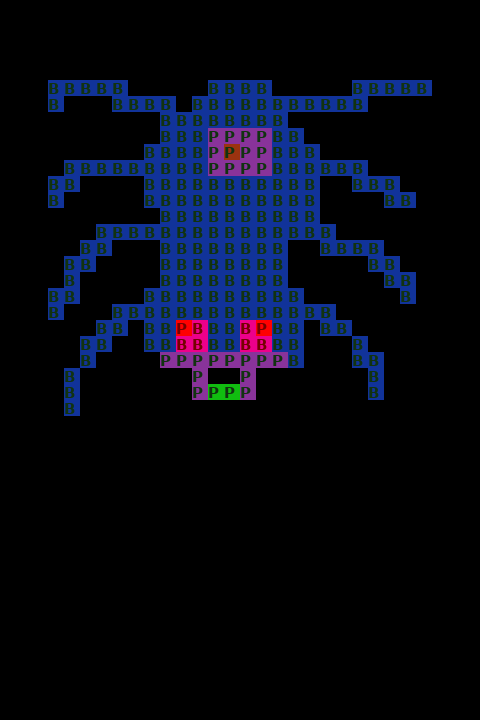

This is a level from a 2D game, rendered from its Tiled map with the project's own tilesets. A one-line summary and the map file follow, with tile-layer data summarised:
An orthogonal 30x45 tile map with 16x16 px tiles, 3 tile layers (block_behaviors, power_ups, blocks), 3 tilesets.

<map version="1.0" tiledversion="1.1.4" orientation="orthogonal" renderorder="right-down" width="30" height="45" tilewidth="16" tileheight="16" infinite="0" nextobjectid="1">
 <tileset firstgid="1" source="block_images.tsx" />
 <tileset firstgid="1351" source="block_behaviors.tsx" />
 <tileset firstgid="2701" source="power_up_behaviors.tsx" />
 <layer name="block_behaviors" width="30" height="45">
  <data>[1350 cells, 247 non-empty, 2 distinct tile ids]</data>
 </layer>
 <layer name="power_ups" width="30" height="45">
  <data>[1350 cells, 28 non-empty, 3 distinct tile ids]</data>
 </layer>
 <layer name="blocks" width="30" height="45" opacity="0.46">
  <data>[1350 cells, 247 non-empty, 2 distinct tile ids]</data>
 </layer>
</map>
